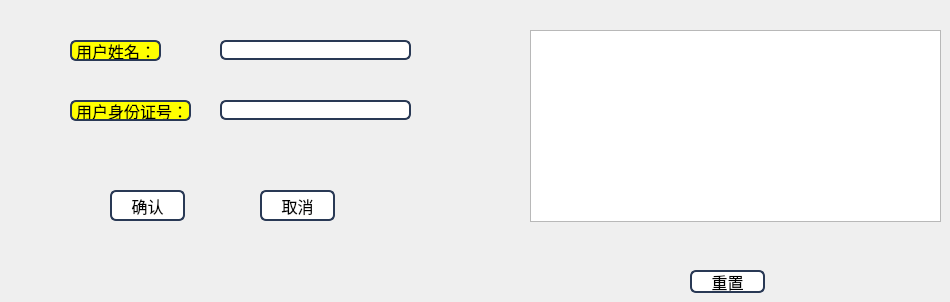
         <widget class="QWidget" name="tab_35">
          <attribute name="title">
           <string>查询单个记录</string>
          </attribute>
          <widget class="QLabel" name="label_68">
           <property name="geometry">
            <rect>
             <x>70</x>
             <y>40</y>
             <width>91</width>
             <height>21</height>
            </rect>
           </property>
           <property name="font">
            <font>
             <family>微软雅黑</family>
             <pointsize>12</pointsize>
            </font>
           </property>
           <property name="styleSheet">
            <string notr="true">border: 2px solid rgb(41,57,85);
border-radius:6px;
background:yellow;
selection-background-color:green;</string>
           </property>
           <property name="text">
            <string>用户姓名：</string>
           </property>
          </widget>
          <widget class="QLineEdit" name="lineEdit_56">
           <property name="geometry">
            <rect>
             <x>220</x>
             <y>40</y>
             <width>191</width>
             <height>20</height>
            </rect>
           </property>
           <property name="styleSheet">
            <string notr="true">border: 2px solid rgb(41,57,85);
border-radius:6px;
background:white;
selection-background-color:green;</string>
           </property>
          </widget>
          <widget class="QLineEdit" name="lineEdit_54">
           <property name="geometry">
            <rect>
             <x>220</x>
             <y>100</y>
             <width>191</width>
             <height>20</height>
            </rect>
           </property>
           <property name="styleSheet">
            <string notr="true">border: 2px solid rgb(41,57,85);
border-radius:6px;
background:white;
selection-background-color:green;</string>
           </property>
          </widget>
          <widget class="QPushButton" name="pushButton_62">
           <property name="geometry">
            <rect>
             <x>110</x>
             <y>190</y>
             <width>75</width>
             <height>31</height>
            </rect>
           </property>
           <property name="font">
            <font>
             <family>微软雅黑</family>
             <pointsize>12</pointsize>
            </font>
           </property>
           <property name="styleSheet">
            <string notr="true">border: 2px solid rgb(41,57,85);
border-radius:6px;
background:white;
selection-background-color:green;</string>
           </property>
           <property name="text">
            <string>确认</string>
           </property>
          </widget>
          <widget class="QPushButton" name="pushButton_63">
           <property name="geometry">
            <rect>
             <x>260</x>
             <y>190</y>
             <width>75</width>
             <height>31</height>
            </rect>
           </property>
           <property name="font">
            <font>
             <family>微软雅黑</family>
             <pointsize>12</pointsize>
            </font>
           </property>
           <property name="styleSheet">
            <string notr="true">border: 2px solid rgb(41,57,85);
border-radius:6px;
background:white;
selection-background-color:green;</string>
           </property>
           <property name="text">
            <string>取消</string>
           </property>
          </widget>
          <widget class="QLabel" name="label_66">
           <property name="geometry">
            <rect>
             <x>70</x>
             <y>100</y>
             <width>121</width>
             <height>21</height>
            </rect>
           </property>
           <property name="font">
            <font>
             <family>微软雅黑</family>
             <pointsize>12</pointsize>
            </font>
           </property>
           <property name="styleSheet">
            <string notr="true">border: 2px solid rgb(41,57,85);
border-radius:6px;
background:yellow;
selection-background-color:green;</string>
           </property>
           <property name="text">
            <string>用户身份证号：</string>
           </property>
          </widget>
          <widget class="QTextBrowser" name="textBrowser_8">
           <property name="geometry">
            <rect>
             <x>530</x>
             <y>30</y>
             <width>411</width>
             <height>192</height>
            </rect>
           </property>
           <property name="font">
            <font>
             <family>微软雅黑</family>
             <pointsize>12</pointsize>
            </font>
           </property>
           <property name="styleSheet">
            <string notr="true">background-image: url(:/photo/656.jpg);</string>
           </property>
          </widget>
          <widget class="QPushButton" name="pushButton_66">
           <property name="geometry">
            <rect>
             <x>690</x>
             <y>270</y>
             <width>75</width>
             <height>23</height>
            </rect>
           </property>
           <property name="font">
            <font>
             <family>微软雅黑</family>
             <pointsize>12</pointsize>
            </font>
           </property>
           <property name="styleSheet">
            <string notr="true">border: 2px solid rgb(41,57,85);
border-radius:6px;
background:white;
selection-background-color:green;</string>
           </property>
           <property name="text">
            <string>重置</string>
           </property>
          </widget>
         </widget>
